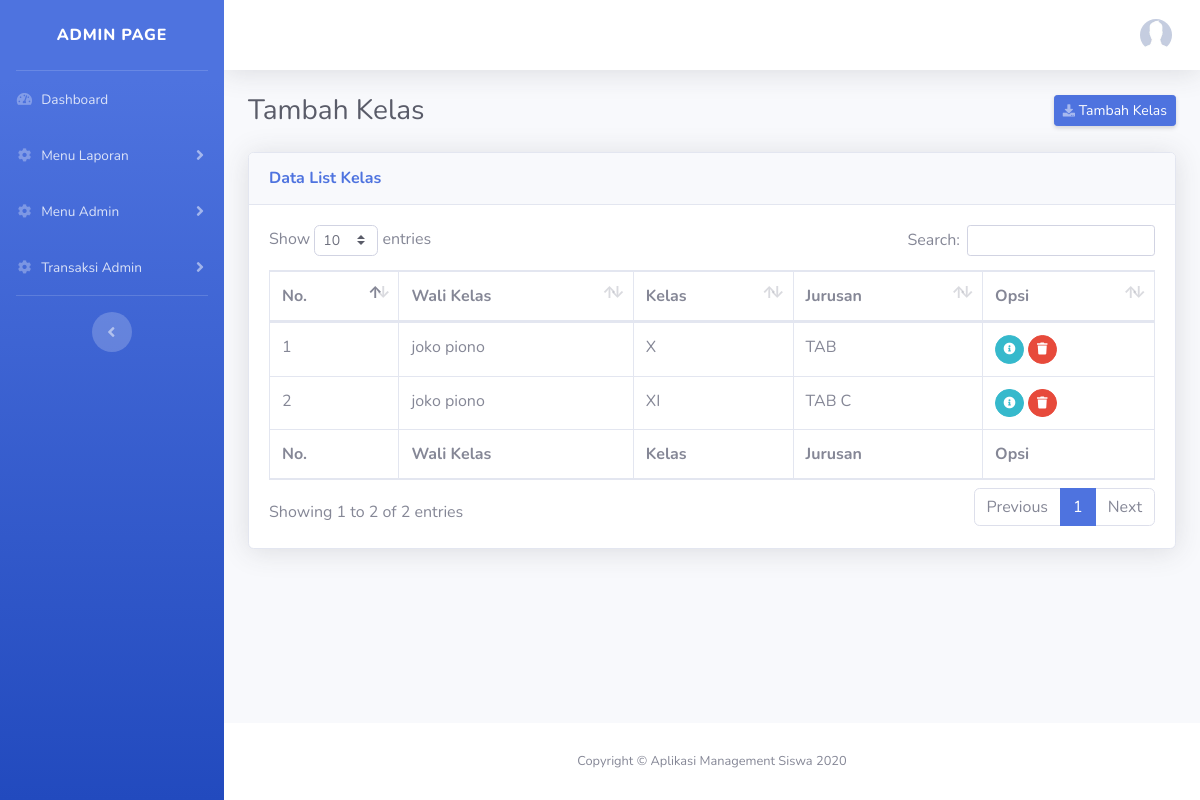
Page /index.php/kelas on the earlier database version.
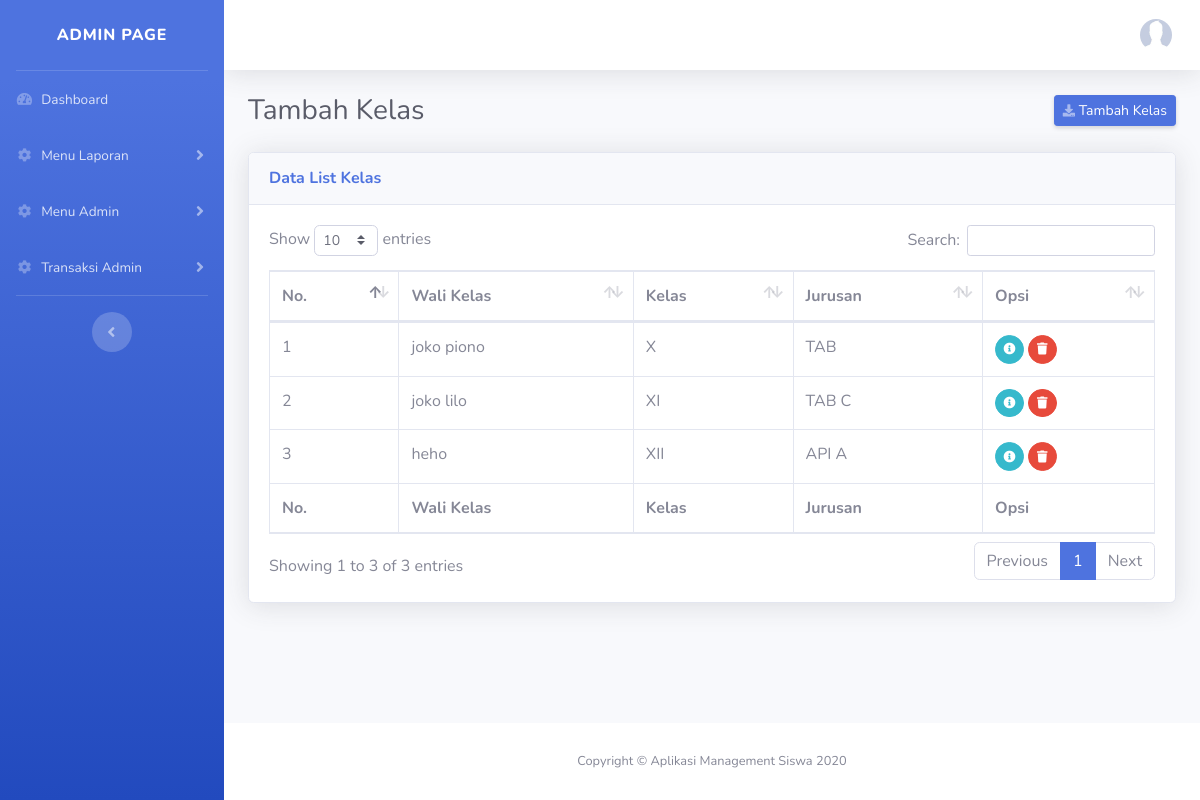
Same page on the later database version.
### tables this page shows
CREATE TABLE `kelas` (
  `id_kelas` int(11) NOT NULL,
  `id_wali_kelas` int(11) DEFAULT NULL,
  `kelas` varchar(255) DEFAULT NULL,
  `jurusan` varchar(255) DEFAULT NULL
);

CREATE TABLE `lilas` (
  `id_wali_kelas` int(11) NOT NULL,
  `username` varchar(255) DEFAULT NULL,
  `password` varchar(255) DEFAULT NULL,
  `nama_wali_kelas` varchar(255) NOT NULL,
  `alert` date DEFAULT NULL
);

### application/controllers/Kelas.php (called while the page is built, shortened)
<?php
class Kelas extends CI_Controller {
    public function __construct()
    {
        $this->load->model('KelasModel');
    }
    public function index ()
    {
        $data = $this->KelasModel->getAllData();
        $this->load->view('layout/header', ['data' => $data]);
        $this->load->view('admin/side_menu');
        $this->load->view('admin/tambah_kelas');
        $this->load->view('layout/footer');
    }
}

### index.php (called while the page is built, shortened)
<?php
require_once BASEPATH.'core/CodeIgniter.php';

### application/models/KelasModel.php (called while the page is built, shortened)
<?php
class KelasModel extends CI_Model
{
    public function getAllData()
    {
        $this->db->select('kelas.*, lilas.*');
        $this->db->from('kelas');
        $this->db->join('lilas', 'lilas.id_wali_kelas = kelas.id_wali_kelas');
        return $this->db->get()->result_array();
    }
}

### application/views/admin/tambah_kelas.php (the view, shortened to what this page needs)
<div class="d-sm-flex align-items-center justify-content-between mb-4">
  <h1 class="h3 mb-0 text-gray-800">Tambah Kelas</h1>
  <a href="#" data-toggle="modal" data-target="#tambahModal" class="d-none d-sm-inline-block btn btn-sm btn-primary shadow-sm"><i class="fas fa-download fa-sm text-white-50"></i> Tambah Kelas</a>
</div>
<div class="card shadow mb-4">
  <div class="card-header py-3">
    <h6 class="m-0 font-weight-bold text-primary">Data List Kelas</h6>
  </div>
  <div class="card-body">
    <div class="table-responsive">
      <table class="table table-bordered" id="dataTable" width="100%" cellspacing="0">
        <thead>
          <tr>
            <th>No.</th>
            <th>Wali Kelas</th>
            <th>Kelas</th>
            <th>Jurusan</th>
            <th>Opsi</th>
          </tr>
        </thead>
        <tfoot>
          <tr>
            <th>No.</th>
            <th>Wali Kelas</th>
            <th>Kelas</th>
            <th>Jurusan</th>
            <th>Opsi</th>
          </tr>
        </tfoot>
        <tbody>
            <?php $i = 1; foreach ($data as $key) : ?>
          <tr>
            <td><?= $i; ?></td>
            <td><?= $key['nama_wali_kelas'] ?></td>
            <td><?= $key['kelas'] ?></td>
            <td><?= $key['jurusan'] ?></td>
            <td>
                <div class="btn-group" role="group" aria-label="Basic example">
                  <form action="<?= base_url('kelas/edit'); ?>" method="GET">
                      <button href="#" class="btn btn-info btn-circle btn-sm mr-1">
                        <i class="fas fa-info-circle"></i>
                      </button>
                  </form>
                  <form action="<?= base_url('kelas/deleteData'); ?>" method="POST">
                      <button href="#" class="btn btn-danger btn-circle btn-sm mr-1" onclick="return confirm('Are you sure you want to delete this item?');">
                        <i class="fas fa-trash"></i>
                      </button>
                  </form>
              </div>
            </td>
          </tr>
            <?php $i++; endforeach; ?>
        </tbody>
      </table>
    </div>
  </div>
</div>

Differences in the rows shown:
changed kelas "XI": id_wali_kelas.nama_wali_kelas "joko piono" → "joko lilo"
added kelas: id_wali_kelas.nama_wali_kelas "heho", kelas "XII", jurusan "API A"
Other differences:
text written by a page script: "Show entries Search: Showing 1 to 2 of 2 entries Previous 1 Next" → "Show entries Search: Showing 1 to 3 of 3 entries Previous 1 Next"
